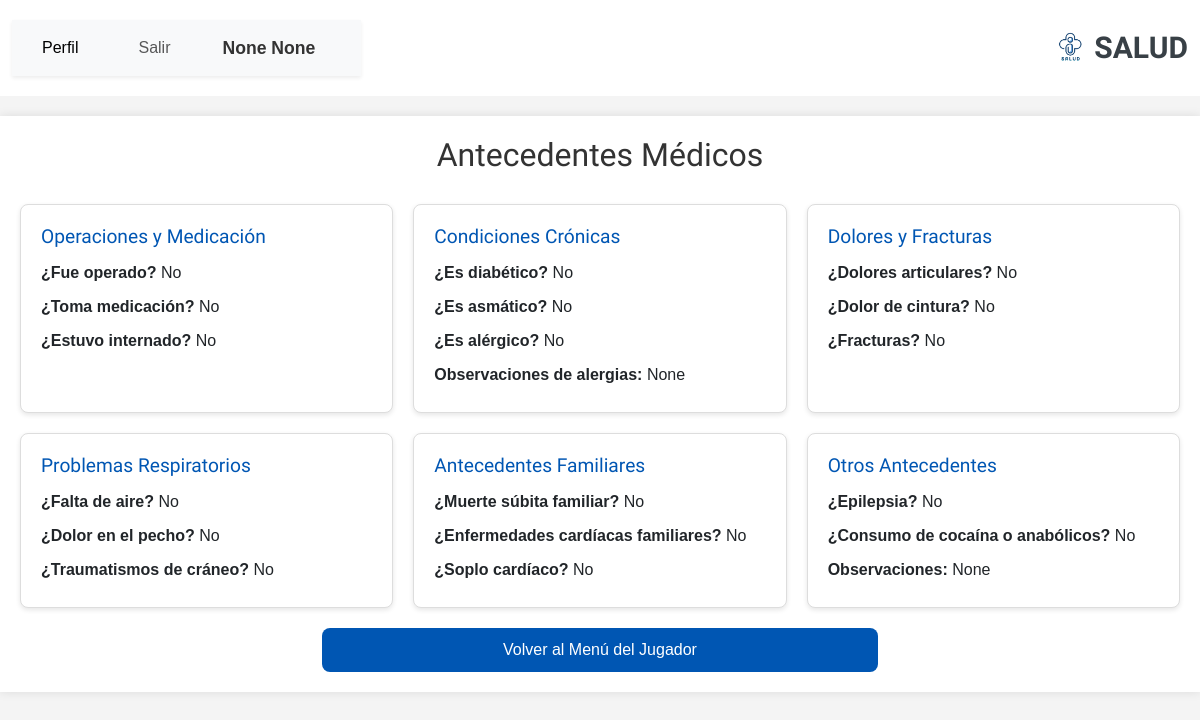
The app's page /registro-medico/ver_antecedente/3/ (signed in), older data.
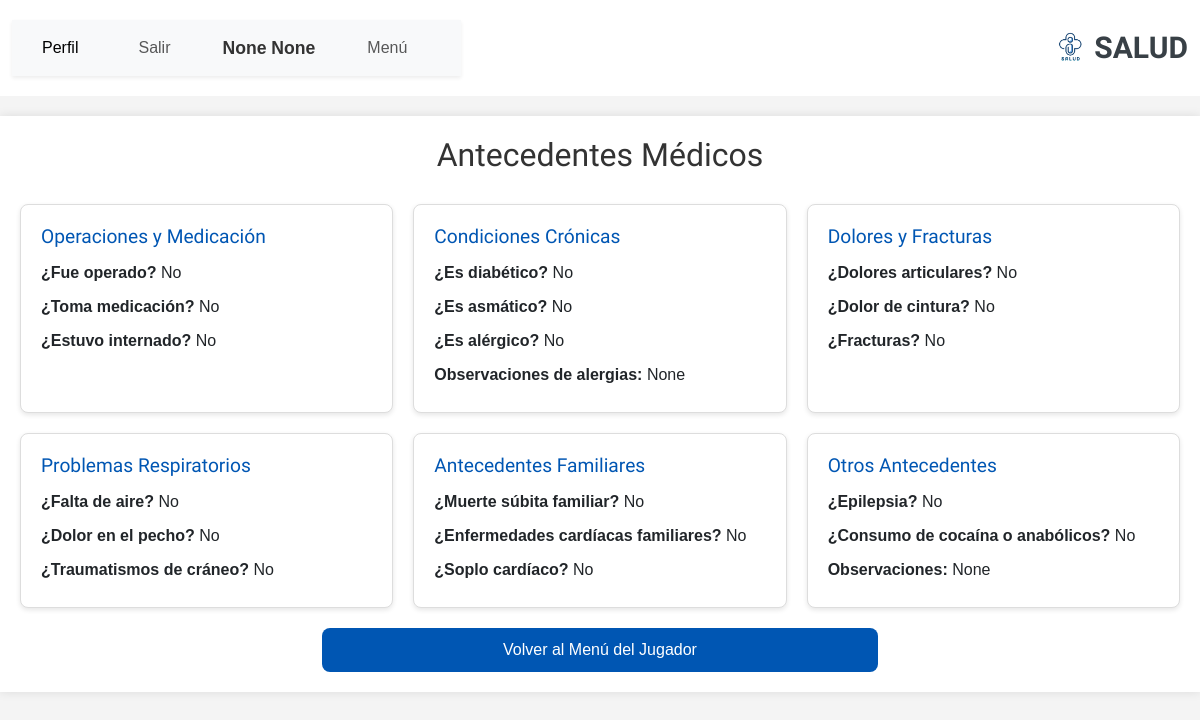
The same page, newer data.
### RegistroMedico/views.py (the view)
# urls.py: path('ver_antecedente/<int:jugador_id>/', VerAntecedenteView.as_view(), name='ver_antecedente'),
class VerAntecedenteView(DetailView):
    model = AntecedenteEnfermedades  # Ahora la vista se basa en AntecedenteEnfermedades
    template_name = 'registro_medico/ver_antecedentes.html'
    context_object_name = 'antecedente'  # Se utiliza 'antecedente' para el objeto en la plantilla
    def get_object(self, queryset=None):
        jugador_id = self.kwargs.get('jugador_id')  # Obtener el ID del jugador desde la URL
        jugador = get_object_or_404(Jugador, id=jugador_id)  # Obtener el objeto jugador
        print(jugador)
        jugador_categoria_equipo = JugadorCategoriaEquipo.objects.filter(jugador=jugador).first()
        torneo = jugador_categoria_equipo.categoria_equipo.categoria.torneo
        ficha_medica = RegistroMedico.objects.filter(jugador=jugador, torneo=torneo).first()
        antecedente = get_object_or_404(AntecedenteEnfermedades, idfichaMedica=ficha_medica)
        print(antecedente)
        return antecedente
    def get_context_data(self, **kwargs):
        context = super().get_context_data(**kwargs)
        antecedente = self.object  # Obtén el antecedente actual
        profile = self.request.user.profile
        context['profile'] = profile  # Pasar el perfil al contexto
        ficha_medica = antecedente.idfichaMedica
        context['ficha_medica'] = ficha_medica  # Añade la ficha médica al contexto
        return context

### persona/models.py (called while the page is built)
    def __str__(self):
        return f"{self.persona.profile.nombre} {self.persona.profile.apellido}"

### RegistroMedico/templates/registro_medico/ver_antecedentes.html (shortened to what this page needs)
{% extends 'core/base.html' %}
{% load static %}
{% load widget_tweaks %}
{% block content %}
<body>
<div class="container">
    <h2>Antecedentes Médicos</h2>
    <div class="grid">
        <div class="card">
            <h3>Operaciones y Medicación</h3>
            <p><span>¿Fue operado?</span> {{ antecedente.fue_operado|yesno:"Sí,No" }}</p>
            <p><span>¿Toma medicación?</span> {{ antecedente.toma_medicacion|yesno:"Sí,No" }}</p>
            <p><span>¿Estuvo internado?</span> {{ antecedente.estuvo_internado|yesno:"Sí,No" }}</p>
        </div>
        <div class="card">
            <h3>Condiciones Crónicas</h3>
            <p><span>¿Es diabético?</span> {{ antecedente.es_diabetico|yesno:"Sí,No" }}</p>
            <p><span>¿Es asmático?</span> {{ antecedente.es_amatico|yesno:"Sí,No" }}</p>
            <p><span>¿Es alérgico?</span> {{ antecedente.es_alergico|yesno:"Sí,No" }}</p>
            <p><span>Observaciones de alergias:</span> {{ antecedente.alerg_observ }}</p>
        </div>
        <div class="card">
            <h3>Dolores y Fracturas</h3>
            <p><span>¿Dolores articulares?</span> {{ antecedente.dolores_articulares|yesno:"Sí,No" }}</p>
            <p><span>¿Dolor de cintura?</span> {{ antecedente.dolor_cintira|yesno:"Sí,No" }}</p>
            <p><span>¿Fracturas?</span> {{ antecedente.fracturas|yesno:"Sí,No" }}</p>
        </div>
        <div class="card">
            <h3>Problemas Respiratorios</h3>
            <p><span>¿Falta de aire?</span> {{ antecedente.falta_aire|yesno:"Sí,No" }}</p>
            <p><span>¿Dolor en el pecho?</span> {{ antecedente.dolor_pecho|yesno:"Sí,No" }}</p>
            <p><span>¿Traumatismos de cráneo?</span> {{ antecedente.tramatismos_craneo|yesno:"Sí,No" }}</p>
        </div>
        <div class="card">
            <h3>Antecedentes Familiares</h3>
            <p><span>¿Muerte súbita familiar?</span> {{ antecedente.muerte_subita_familiar|yesno:"Sí,No" }}</p>
            <p><span>¿Enfermedades cardíacas familiares?</span> {{ antecedente.enfermedad_cardiaca_familiar|yesno:"Sí,No" }}</p>
            <p><span>¿Soplo cardíaco?</span> {{ antecedente.soplo_cardiaco|yesno:"Sí,No" }}</p>
        </div>
        <div class="card">
            <h3>Otros Antecedentes</h3>
            <p><span>¿Epilepsia?</span> {{ antecedente.antecedente_epilepsia|yesno:"Sí,No" }}</p>
            <p><span>¿Consumo de cocaína o anabólicos?</span> {{ antecedente.consumo_cocaina_anabolicos|yesno:"Sí,No" }}</p>
            <p><span>Observaciones:</span> {{ antecedente.cca_observaciones }}</p>
        </div>
    </div>
    <div class="text-center">
        <a href="{% url 'menu_jugador' %}" class="btn2">Volver al Menú del Jugador</a>
    </div>
</div>
</body>
{% endblock %}

### core/templates/core/base.html (shortened to what this page needs)
<!DOCTYPE html>
<html lang="en">
<head>
    {% load static %}
    <link rel="stylesheet" href="https://cdnjs.cloudflare.com/ajax/libs/font-awesome/5.15.4/css/all.min.css">
    <link href="https://cdn.jsdelivr.net/npm/bootstrap@5.3.0-alpha1/dist/css/bootstrap.min.css" rel="stylesheet">
    <link href="{% static 'core/vendor/bootstrap/css/bootstrap.min.css' %}" rel="stylesheet">
    <link href="{% static 'core/vendor/bootstrap-icons/bootstrap-icons.css' %}" rel="stylesheet">
    <link href="{% static 'core/vendor/aos/aos.css' %}" rel="stylesheet">
    <link href="{% static 'core/vendor/glightbox/css/glightbox.min.css' %}" rel="stylesheet">
    <link href="{% static 'core/vendor/swiper/swiper-bundle.min.css' %}" rel="stylesheet">
    <link href="{% static 'core/css/main.css' %}" rel="stylesheet">
</head>
<body class="index-page">
    <header id="header" class="header d-flex align-items-center sticky-top">
        <div class="container-fluid position-relative d-flex align-items-center justify-content-between">
            <a href="index.html" class="logo d-flex align-items-center me-auto me-xl-0">
                <img src="{% static 'core/img/logoapp.png' %}" alt="Logo">
                <h1 class="sitename">SALUD</h1>
            </a>
            <nav id="navmenu" class="navbar navbar-expand-lg navbar-light bg-light shadow-sm sticky-top">
                <div class="container-fluid">
                    <div class="collapse navbar-collapse" id="navbarNav">
                        <ul class="navbar-nav ms-auto">
                            {% if request.path != '/account/login/' %}
                                {% if user.is_authenticated %}
                                    <li class="nav-item me-4">
                                        <a href="{% url 'perfil' %}" class="nav-link active">Perfil</a>
                                    </li>
                                    <li class="nav-item me-4">
                                        <button type="button" class="btn btn-link nav-link" data-bs-toggle="modal" data-bs-target="#logoutModal">
                                            Salir
                                        </button>
                                    </li>
                                    <li class="nav-item me-4 align-self-center">
                                        <span class="navbar-text fw-bold">
                                            {{ profile.nombre }} {{ profile.apellido }}
                                        </span>
                                    </li>
                                    {% if profile.rol == 'jugador' %}
                                    <li class="nav-item me-4">
                                        <a href="{% url 'menu_jugador' %}" class="nav-link">Menú</a>
                                    </li>
                                    {% endif %}
                                {% endif %}
                            {% endif %}
                        </ul>
                    </div>
                </div>
            </nav>
        </div>
    </header>
    {% block content %}{% endblock %}
</body>
</html>

Row changes from the older to the newer data that the page shows:
changed Profile "None": rol "general" → "jugador" (drawn)
Text that changed along with them:
text now shown: "Menú"
